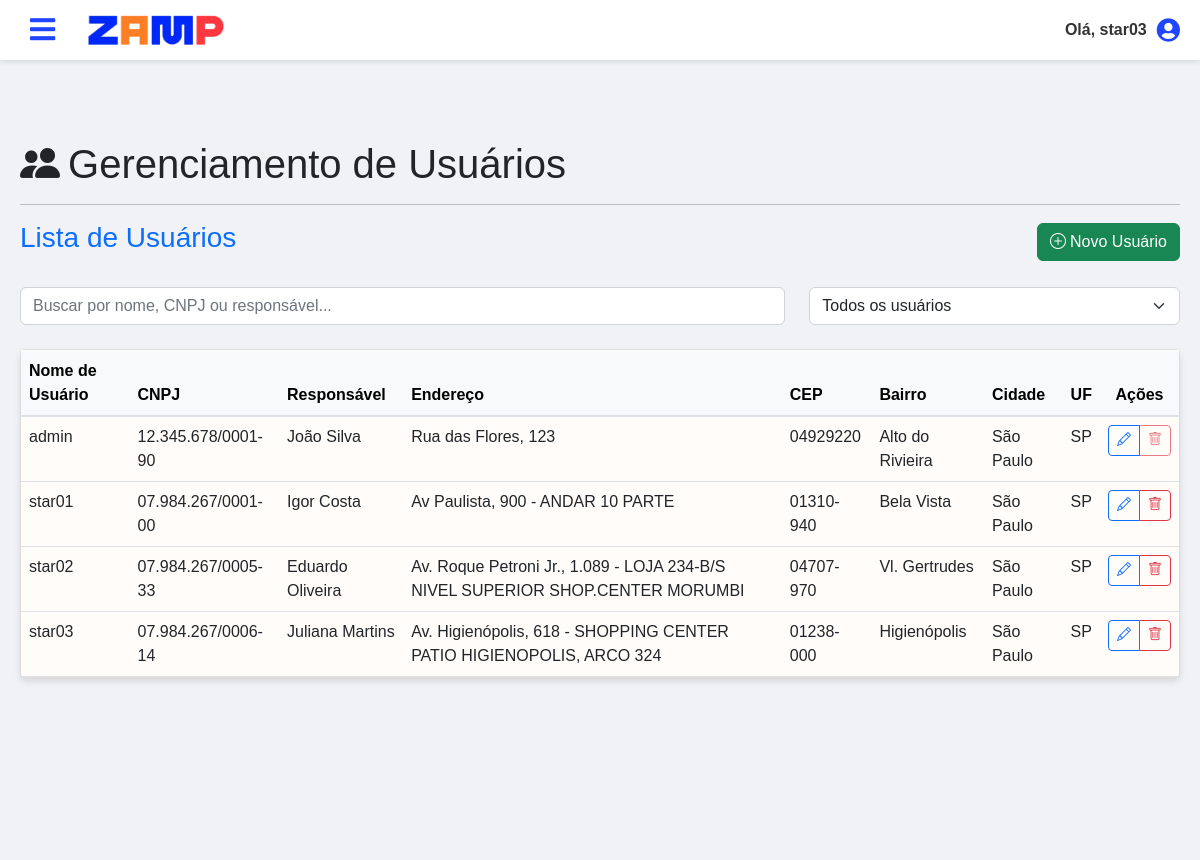
The app's page /pages/admin/usuarios.php (signed in) with its own data.
### tables this page shows
CREATE TABLE usuarios (
    id INT NOT NULL AUTO_INCREMENT PRIMARY KEY,
    username VARCHAR(255) NOT NULL UNIQUE,
    password VARCHAR(255) NOT NULL,
    tipo_usuario INT NOT NULL,
    cnpj VARCHAR(20),
    responsavel VARCHAR(255),
    endereco VARCHAR(255),
    cep VARCHAR(10),
    bairro VARCHAR(100),
    cidade VARCHAR(100),
    uf CHAR(2),  
    nome VARCHAR(255),
    data_cadastro DATETIME DEFAULT CURRENT_TIMESTAMP,
    eh_filial BOOLEAN DEFAULT FALSE,
    nome_filial VARCHAR(255) NULL,
    FOREIGN KEY (tipo_usuario) REFERENCES tipo_usuario(id)
);

### pages/admin/usuarios.php (the view, shortened to what this page needs)
<?php
include '../../includes/db.php';
$sql_select_users = "SELECT * FROM usuarios";
$result_users = $conn->query($sql_select_users);
?>
<!DOCTYPE html>
<html lang="pt-BR">
<head>
    <link href="https://stackpath.bootstrapcdn.com/bootstrap/4.5.2/css/bootstrap.min.css" rel="stylesheet">
    <link href="https://cdn.jsdelivr.net/npm/bootstrap@5.2.3/dist/css/bootstrap.min.css" rel="stylesheet">
    <link href="https://cdn.jsdelivr.net/npm/bootstrap-icons@1.10.0/font/bootstrap-icons.css" rel="stylesheet">
    <link rel="stylesheet" href="https://cdnjs.cloudflare.com/ajax/libs/font-awesome/5.15.4/css/all.min.css">
    <?php
        if (file_exists(__DIR__ . '/../../includes/header_com_menu.php')) {
            include __DIR__ . '/../../includes/header_com_menu.php';
        } else {
            echo "";
        }
    ?>
    <link rel="stylesheet" href="../../css/dashboard.css">
    <link rel="stylesheet" href="../../css/usuarios.css">
</head>
<body class="hcm-body-fixed-header">
    <div class="hcm-main-content">
        <div class="header">
            <h1><i class="bi bi-people-fill me-2"></i>Gerenciamento de Usuários</h1>
            <hr>
        </div>
        <div class="main-content">
            <div class="d-flex justify-content-between align-items-center mb-4">
                <h2 class="text-primary h3">Lista de Usuários</h2>
                <a href="cadastro_usuario.php" class="btn btn-success">
                    <i class="bi bi-plus-circle me-1"></i>Novo Usuário
                </a>
            </div>
            <div class="search-container mb-4">
                <div class="row">
                    <div class="col-md-8 mb-3 mb-md-0">
                        <div class="search-wrapper">
                            <input type="text" id="searchUsuario" class="search-input form-control"
                                placeholder="Buscar por nome, CNPJ ou responsável...">
                        </div>
                    </div>
                    <div class="col-md-4">
                        <select class="form-select search-input" id="filterUsuario">
                            <option value="">Todos os usuários</option>
                        </select>
                    </div>
                </div>
            </div>
            <div class="card card-custom border-0">
                <div class="card-body p-0">
                    <div class="table-responsive">
                        <table class="table table-hover mb-0">
                            <thead class="table-light">
                                <tr>
                                    <th>Nome de Usuário</th>
                                    <th>CNPJ</th>
                                    <th>Responsável</th>
                                    <th>Endereço</th>
                                    <th>CEP</th>
                                    <th>Bairro</th>
                                    <th>Cidade</th>
                                    <th>UF</th>
                                    <th class="text-center">Ações</th>
                                </tr>
                            </thead>
                            <tbody>
                                <?php if ($result_users->num_rows > 0): ?>
                                    <?php while ($row = $result_users->fetch_assoc()): ?>
                                    <tr data-tipo="<?php echo ($row['tipo_usuario'] == 1 || $row['tipo_usuario'] == 2) ? 'admin' : 'cliente'; ?>">
                                        <td><?php echo htmlspecialchars($row['username']); ?></td>
                                        <td><?php echo htmlspecialchars($row['cnpj']); ?></td>
                                        <td><?php echo htmlspecialchars($row['responsavel']); ?></td>
                                        <td><?php echo htmlspecialchars($row['endereco']); ?></td>
                                        <td><?php echo htmlspecialchars($row['cep']); ?></td>
                                        <td><?php echo htmlspecialchars($row['bairro']); ?></td>
                                        <td><?php echo htmlspecialchars($row['cidade']); ?></td>
                                        <td><?php echo htmlspecialchars($row['uf']); ?></td>
                                        <td class="text-center">
                                            <div class="btn-group" role="group">
                                                <a href="editar_usuario.php?id=<?php echo $row['id']; ?>"
                                                    class="btn btn-sm btn-outline-primary">
                                                    <i class="bi bi-pencil"></i>
                                                </a>
                                                <?php if ($row['tipo_usuario'] == 1): ?>
                                                    <button class="btn btn-sm btn-outline-danger" disabled>
                                                        <i class="bi bi-trash"></i>
                                                    </button>
                                                <?php else: ?>
                                                    <button onclick="confirmDelete(<?php echo $row['id']; ?>)"
                                                        class="btn btn-sm btn-outline-danger">
                                                        <i class="bi bi-trash"></i>
                                                    </button>
                                                <?php endif; ?>
                                            </div>
                                        </td>
                                    </tr>
                                    <?php endwhile; ?>
                                <?php else: ?>
                                    <tr><td colspan="9" class="text-center">Nenhum usuário encontrado.</td></tr>
                                <?php endif; ?>
                            </tbody>
                        </table>
                    </div>
                </div>
            </div>
        </div>
    </div>
</body>
</html>

### css/header_com_menu.css (style rules this page uses)
body.hcm-body-fixed-header { padding-top: 60px; margin: 0; font-family: 'Arial', sans-serif; background-color: #f0f2f5; }
.hcm-main-content { margin-top: 60px; padding: 20px; background-color: #f0f2f5; width: 100%; box-sizing: border-box; min-height: calc(100vh - 60px); transition: margin-left 0.3s ease; }

### css/dashboard.css (style rules this page uses)
* { margin: 0; padding: 0; box-sizing: border-box; }
.card-body { background-color: #fffcf9; border: 1px solid rgb(220, 220, 220); border-radius: .25rem; padding: 1.25rem; }

### css/usuarios.css (style rules this page uses)
.card-custom { box-shadow: 0 4px 6px rgba(0,0,0,0.1); }

### records on screen
usuarios: username "admin", cnpj "12.345.678/0001-90", responsavel "João Silva", endereco "Rua das Flores, 123", cep "04929220", bairro "Alto do Rivieira", cidade "São Paulo", uf "SP"
usuarios: username "star01", cnpj "07.984.267/0001-00", responsavel "Igor Costa", endereco "Av Paulista, 900 - ANDAR 10 PARTE", cep "01310-940", bairro "Bela Vista", cidade "São Paulo", uf "SP"
usuarios: username "star02", cnpj "07.984.267/0005-33", responsavel "Eduardo Oliveira", endereco "Av. Roque Petroni Jr., 1.089 - LOJA 234-B/S NIVEL SUPERIOR SHOP.CENTER MORUMBI", cep "04707-970", bairro "Vl. Gertrudes", cidade "São Paulo", uf "SP"
usuarios: username "star03", cnpj "07.984.267/0006-14", responsavel "Juliana Martins", endereco "Av. Higienópolis, 618 - SHOPPING CENTER PATIO HIGIENOPOLIS, ARCO 324", cep "01238-000", bairro "Higienópolis", cidade "São Paulo", uf "SP"

### other values on screen
$_SESSION['username'] "star03"
